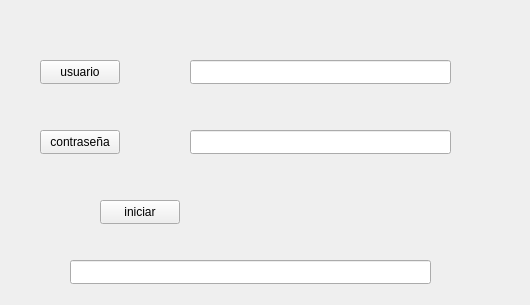
<?xml version="1.0" encoding="UTF-8"?>
<ui version="4.0">
 <class>Login</class>
 <widget class="QWidget" name="Login">
  <property name="geometry">
   <rect>
    <x>0</x>
    <y>0</y>
    <width>530</width>
    <height>305</height>
   </rect>
  </property>
  <property name="windowTitle">
   <string>Login</string>
  </property>
  <widget class="QPushButton" name="lUsuario">
   <property name="geometry">
    <rect>
     <x>40</x>
     <y>60</y>
     <width>80</width>
     <height>24</height>
    </rect>
   </property>
   <property name="text">
    <string>usuario</string>
   </property>
  </widget>
  <widget class="QPushButton" name="lClave">
   <property name="geometry">
    <rect>
     <x>40</x>
     <y>130</y>
     <width>80</width>
     <height>24</height>
    </rect>
   </property>
   <property name="text">
    <string>contraseña</string>
   </property>
  </widget>
  <widget class="QLineEdit" name="leUsuario">
   <property name="geometry">
    <rect>
     <x>190</x>
     <y>60</y>
     <width>261</width>
     <height>24</height>
    </rect>
   </property>
  </widget>
  <widget class="QLineEdit" name="leClave">
   <property name="geometry">
    <rect>
     <x>190</x>
     <y>130</y>
     <width>261</width>
     <height>24</height>
    </rect>
   </property>
  </widget>
  <widget class="QPushButton" name="pbIniciar">
   <property name="geometry">
    <rect>
     <x>100</x>
     <y>200</y>
     <width>80</width>
     <height>24</height>
    </rect>
   </property>
   <property name="text">
    <string>iniciar</string>
   </property>
  </widget>
  <widget class="QLineEdit" name="leURL">
   <property name="geometry">
    <rect>
     <x>70</x>
     <y>260</y>
     <width>361</width>
     <height>24</height>
    </rect>
   </property>
  </widget>
 </widget>
 <resources/>
 <connections/>
</ui>
